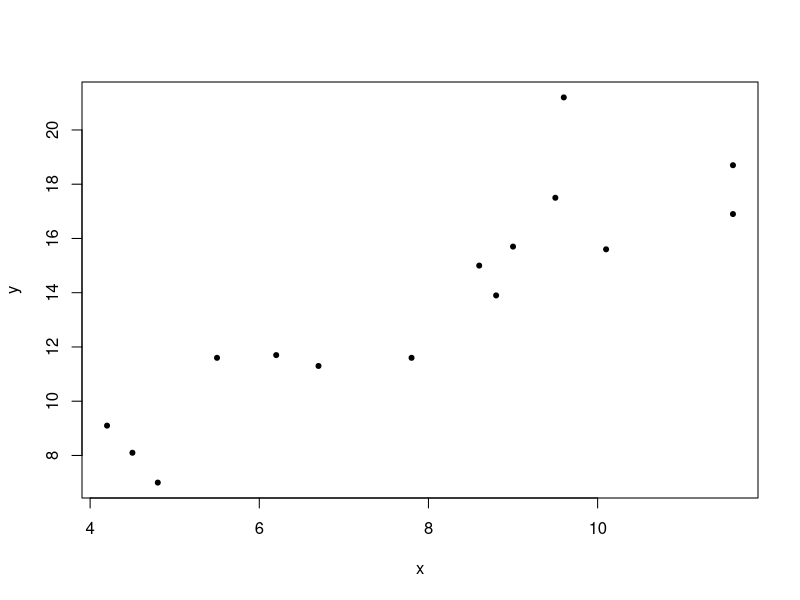
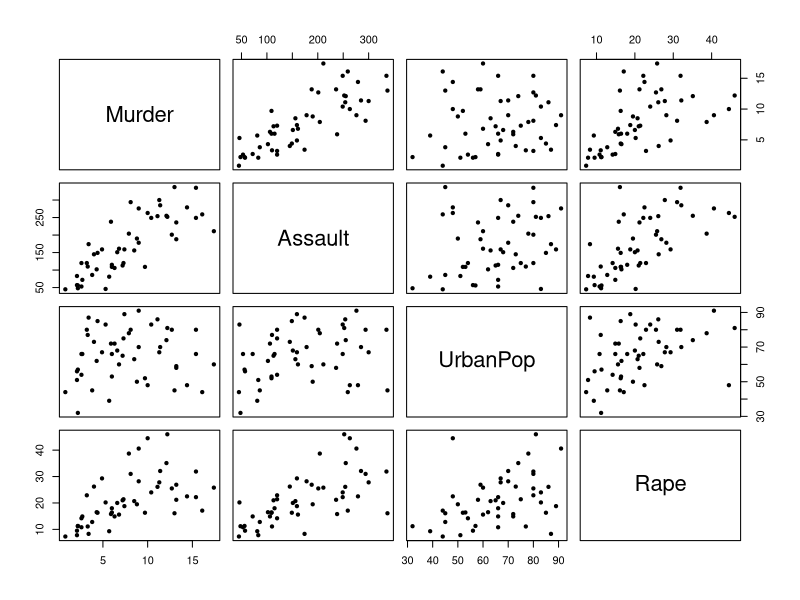
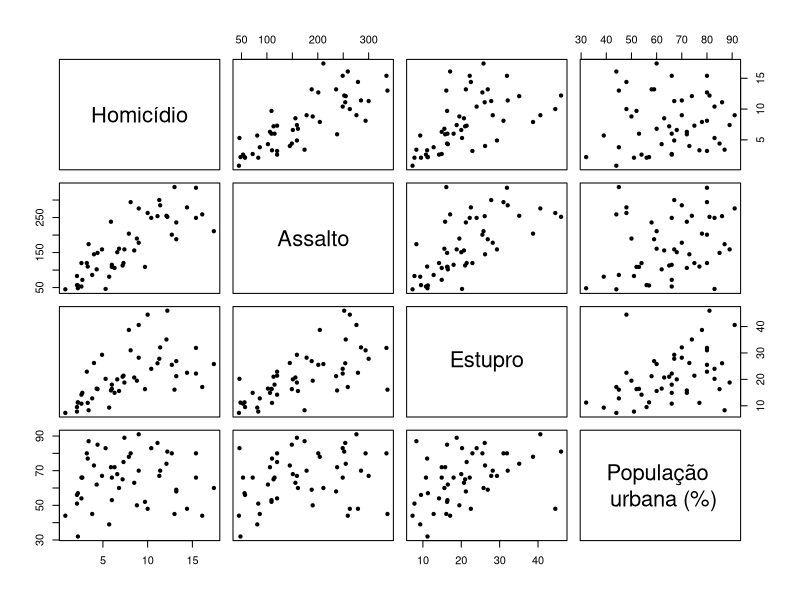
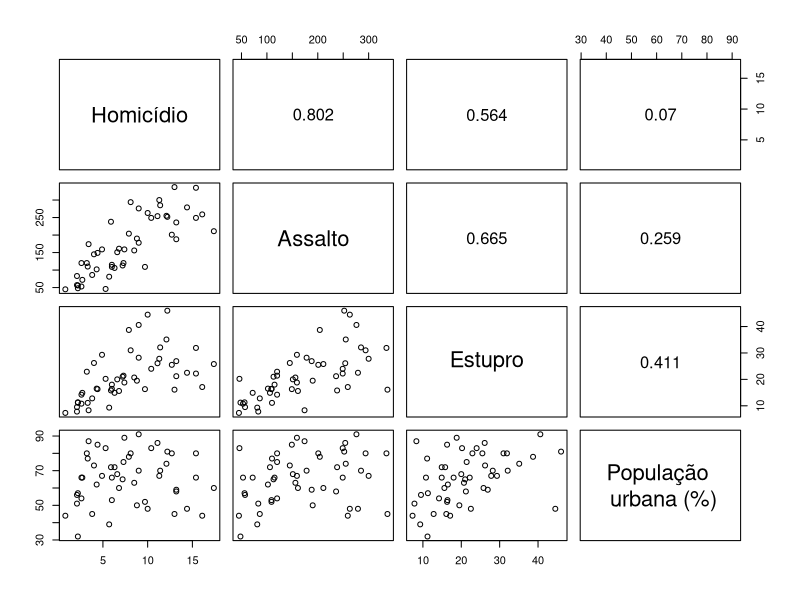
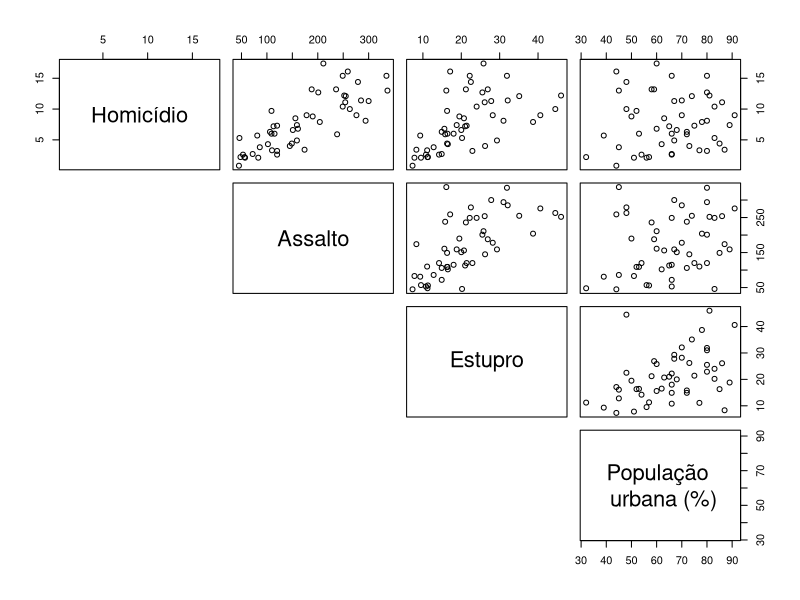
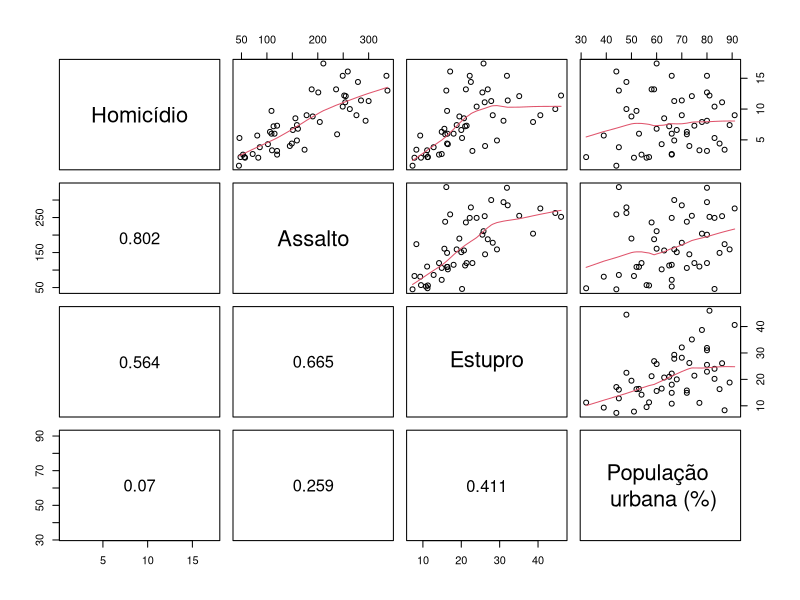

Source code (R) for these figures, in order: (Note: this script raises an error after producing the figures.)
#Covariância e correlação

x = c(5.5,6.7,9.5,4.2,9.0,11.6,4.5,9.6,6.2,11.6,8.8,8.6,7.8,4.8,
        10.1)
y = c(11.6,11.3,17.5,9.1,15.7,16.9,8.1,21.2,11.7,18.7,13.9,15.0,
        11.6,7.0, 15.6)
plot(x, y, pch = 20)
cov(x, y)
cor(x, y)

##### Exemplo USAArrests ####
? USArrests

# Apresentação
class(USArrests)
names(USArrests)
rownames(USArrests)

# Sumário
summary(USArrests)

# Mostrando os pares
pairs(USArrests, pch = 20)

# Definindo uma ordem e renomeando os dados
ordem = c("Murder", "Assault",
          "Rape", "UrbanPop")
nomes = c("Homicídio", "Assalto",
          "Estupro", "População \n urbana (%)")

# Refazendo os pares com nova ordem e nomes
pairs(USArrests[, ordem], pch = 20,
      labels = nomes)

# Mostrando as covariâncias e correlações
cov(USArrests[, ordem])
cor(USArrests[, ordem])

# Um novo painel
# Triangular superior mostrando os valores.
panel.cor = function(x, y,
                     digits = 3)
{
  usr = par("usr")
  on.exit(par(usr))
  par(usr = c(0, 1, 0, 1))
  r = cor(x, y)
  text(0.5, 0.5, round(r,
                       digits), cex = 1.5)
}

pairs(USArrests[, ordem],
      labels = nomes, upper.panel =
        panel.cor)

# Um painel sem a parte inferior
pairs(USArrests[, ordem],
      labels = nomes, lower.panel =
        NULL)


# Um painel com linhas de correlações e tendências
pairs(USArrests[, ordem],
      labels = nomes, upper.panel =
        panel.smooth, lower.panel =
        panel.cor) 

pairs(USArrests[, ordem], labels = nomes, upper.panel =
        panel.smooth, lower.panel = panel.cor, diag.panel = panel.hist) 

